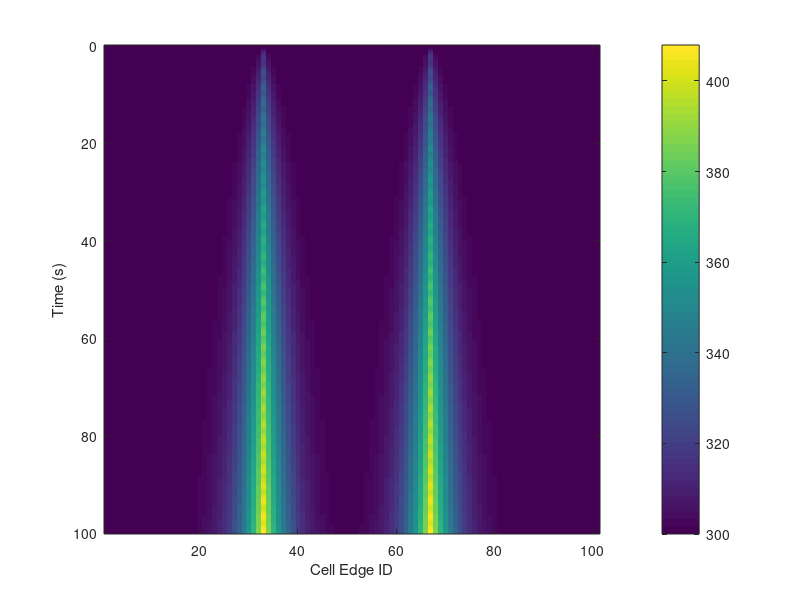

The MATLAB source for this figure: (Note: this script raises an error after producing the figure.)
%% INITIALIZATION 
clear
close all
clc

%---------Material Properties (aluminum)---------%
kTherm = 80; %237;            %[W / m*K] thermal conductivity
Cp = 460; %921;               %[J / kg*K] specific heat @ constant pressure
rho = 7870; %2712;              %[kg / m^3] density
rhoCp = rho * Cp;
alpha = kTherm/rhoCp;    % thermal diffusivity [m^2 / s]

%---------Space---------%
N = 100;            % # cells (since points on cell walls, N+1 points)
cellEdges = 1:N+1;
L = 1;              % length of bar
dx = L/N;           % cell spacing
dx2 = dx*dx;

%---------Time---------%
tEnd = 100;
stabilityCriteria = 0.5*dx2/alpha;   %CFD stability criteria for purely transient diffusion problems
%dt = stabilityCriteria / 5;     
dt = 0.25;
t = 0:dt:tEnd;

%% =================  FINITE DIFFERENCE METHOD  ======================= %%
% Here, a transient, 1D metal rod is discretized using the finite element 
% method into N cells. The transient heat conduction
% equation was spatially discretized using a central diffference method and
% temporally discretized using a first-order explicit Euler scheme. An
% absolute valued sinusoidal source term with a time dependence is utilized
% for heat addition at locations L/3 and L/6 of the rod. Note, T(0,t) =
% T(L,t) = T(x,0) = 300 K (BCs = IC = 300K). This temperature distrubtion
% along the bar as a function of time is used as experimental measurements
% for assimilation into the EnKF below.


%---------Boundary & Initial Conditions, Matrix Initialization---------%
T = zeros(length(t),N+1);   % each row is new time step, each column is new cell edge
Ti = 300;
T(:,1) = Ti;        % boundary condition
T(:,end) = Ti;      % boundary condition
T(1,:) = Ti;        % Initial condition

B = zeros(N+1,1);    % souce input mapping to cells 0.33L and 0.67L
B( round(N*0.33),1 ) = dt/rhoCp ;
B( round(N*0.67),1 ) = dt/rhoCp ;
uk = zeros(1,length(t));   % tEnd+1 because t=0 stored in column 1, t=tEnd stored in column 1+tEnd

%---------Solve for T Using Runge-Kutta Time Integration---------%
q = 5e7;      % W/m^3
uk = q * abs(sin(t));
uk(end+1) = q * abs(sin(tEnd));

for k = 1:length(t)       % TIME LOOP  
    
    for i = 2:N     % SPACE LOOP (points are at cell walls, not center)
        
        qSource = B(i) * uk(k+1);
        
        T(k+1,i) = (dt/rhoCp) * ( (kTherm/dx2) * (T(k,i-1) - 2*T(k,i) ...
            + T(k,i+1)) ) + T(k,i) + qSource;
         
    end
    
end
T(end,:) = [];

% PLOT OF TEMPERATURE DISTRIBUTION VS TIME
figure();
imagesc(cellEdges,t,T);
xlabel('Cell Edge ID')
ylabel('Time (s)')
c = colorbar;
c.Label.String = 'Temperature (K)';
str = sprintf('1D Transient Heat Conduction in a Rod: q_{source}= %.0e*sin(t) W/m^3',q);
title(str);
%% ===========================  OPENFOAM  ============================= %%
% Here, Matlab calls OpenFOAM and runs a modified Laplacian solver called
% (myLaplacian). This file specifically just imports data from the folder
% containing the case and reads the temperatures from OpenFOAM for t_ini to
% t_end to a matrix for comparision against temperatures obtained from the
% finite difference method implemented above. It was found that the finite
% volume method used in OpenFOAM to solve the transient heat conduction
% equation yields temperatures most nearly the same as the a spatial
% central difference scheme with the maximum tempearture difference being
% 0.8 K, respectively.


scriptsFolder = '~/dataAssimilation';
caseFolder = '~/OpenFOAM/jns14008-5.x/1D_heatConductionEnKF';
cd(scriptsFolder);
fontsize = 17;
nheader = 22;
cd(caseFolder);

T2 = zeros(tEnd+1,N);    % rows are each second of time, columns are cell centers
for time = 1:tEnd
    str2 = sprintf('%d',time);
    cd(str2);
    fid = fopen('T');
    temp = textscan(fid,'%f', 'headerlines',nheader);
    fclose(fid);
    T2(time+1,:) = temp{1};
    cd ../;
end
T2(1,:) = 300;       % initialize temperture [K] at t=0, 0 <= x <= L 
[ghost,numCells] = size(T2);
cellCenterIDs = 1:length(numCells);

% PLOT OF TEMPERATURE DISTRIBUTION VS TIME
figure();
imagesc(cellCenterIDs,t,T2);
xlabel('Cell Center ID')
ylabel('Time (s)')
c = colorbar;
c.Label.String = 'Temperature (K)';
str3 = sprintf('1D Transient Heat Conduction in a Rod: q_{source}= 5e+07 * sin(t) W/m^3');
title(str3);

%% ======================  PLOT T DIFFERERNCE  ======================== %%
% 
% T1 = T(:,1:end-1);
% T1 = T1(1:1/dt:length(T1),:); 
% Tdiff = abs( T1 - T2 );
% 
% figure();
% imagesc(cellCenterIDs,t,Tdiff)
% xlabel('Cell Center ID')
% ylabel('Time (s)')
% c = colorbar;
% c.Label.String = 'Temperature (K)';
% title('Absolute Temperature Difference');
%% Test OpenFOAM Finite Volume Order of Convergence
T1 = T(1:1/dt:length(T),:); 
T1 = (T1(:,1:end-1) + T1(:,2:end) )/2;


% Use Taylor series expansion to calcualte dT/dx
for k = 1:length(T1)
    for i = 1:N
        T1(k,i) = ( T(k,i+1)-T(k,i) )/dx; % Matlab finite difference temp.
        T2(k,i) = ( T(k,i+1)-T(k,i) )/dx; % OpenFOAM finite volume temp.
    end
end

% Use Taylor series expansion again to calcualte d^2T/dx^2
for k = 1:length(T1)
    for i = 1:N
        T1(k,i) = ( T(k,i+1)-T(k,i) )/dx; % Matlab finite difference temp.
        T2(k,i) = ( T(k,i+1)-T(k,i) )/dx; % OpenFOAM finite volume temp.
    end
end

figure();
hold on;
plot(1:N,T1(end,:),':');
plot(1:N,T2(end,:),'--');
legend('finite difference','OpenFOAM finite volume'); legend box off;
hold off;

% This plot shows that the central finite difference and 2nd order finite volume
% schemes are exactly the same for 1D cases















